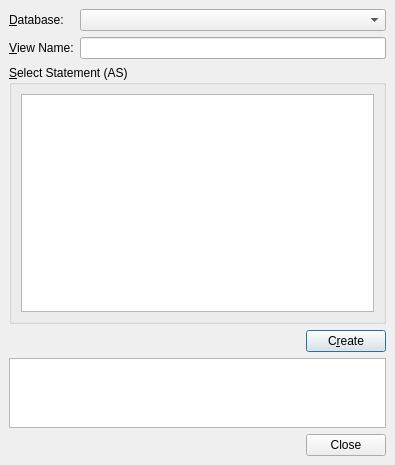
<?xml version="1.0" encoding="UTF-8"?>
<ui version="4.0">
 <class>AlterViewDialog</class>
 <widget class="QDialog" name="AlterViewDialog">
  <property name="geometry">
   <rect>
    <x>0</x>
    <y>0</y>
    <width>395</width>
    <height>465</height>
   </rect>
  </property>
  <property name="windowTitle">
   <string>Alter View</string>
  </property>
  <layout class="QGridLayout">
   <property name="margin">
    <number>9</number>
   </property>
   <property name="spacing">
    <number>6</number>
   </property>
   <item row="3" column="0" colspan="2">
    <layout class="QHBoxLayout">
     <property name="spacing">
      <number>6</number>
     </property>
     <property name="margin">
      <number>0</number>
     </property>
     <item>
      <spacer>
       <property name="orientation">
        <enum>Qt::Horizontal</enum>
       </property>
       <property name="sizeHint" stdset="0">
        <size>
         <width>40</width>
         <height>20</height>
        </size>
       </property>
      </spacer>
     </item>
     <item>
      <widget class="QPushButton" name="createButton">
       <property name="text">
        <string>C&amp;reate</string>
       </property>
      </widget>
     </item>
    </layout>
   </item>
   <item row="4" column="0" colspan="2">
    <widget class="QTextEdit" name="resultEdit">
     <property name="maximumSize">
      <size>
       <width>16777215</width>
       <height>70</height>
      </size>
     </property>
     <property name="readOnly">
      <bool>true</bool>
     </property>
    </widget>
   </item>
   <item row="5" column="0" colspan="2">
    <widget class="QDialogButtonBox" name="buttonBox">
     <property name="orientation">
      <enum>Qt::Horizontal</enum>
     </property>
     <property name="standardButtons">
      <set>QDialogButtonBox::Close</set>
     </property>
    </widget>
   </item>
   <item row="2" column="0" colspan="2">
    <widget class="QGroupBox" name="groupBox">
     <property name="title">
      <string>&amp;Select Statement (AS)</string>
     </property>
     <layout class="QGridLayout">
      <property name="margin">
       <number>9</number>
      </property>
      <property name="spacing">
       <number>6</number>
      </property>
      <item row="0" column="0">
       <widget class="SqlEditorWidget" name="sqlEdit"/>
      </item>
     </layout>
    </widget>
   </item>
   <item row="0" column="0">
    <widget class="QLabel" name="label">
     <property name="text">
      <string>&amp;Database:</string>
     </property>
     <property name="buddy">
      <cstring>databaseCombo</cstring>
     </property>
    </widget>
   </item>
   <item row="0" column="1">
    <widget class="QComboBox" name="databaseCombo"/>
   </item>
   <item row="1" column="1">
    <widget class="QLineEdit" name="nameEdit"/>
   </item>
   <item row="1" column="0">
    <widget class="QLabel" name="label_2">
     <property name="text">
      <string>&amp;View Name:</string>
     </property>
     <property name="buddy">
      <cstring>nameEdit</cstring>
     </property>
    </widget>
   </item>
  </layout>
 </widget>
 <customwidgets>
  <customwidget>
   <class>SqlEditorWidget</class>
   <extends>QTextEdit</extends>
   <header>sqleditorwidget.h</header>
  </customwidget>
 </customwidgets>
 <tabstops>
  <tabstop>databaseCombo</tabstop>
  <tabstop>nameEdit</tabstop>
  <tabstop>sqlEdit</tabstop>
  <tabstop>createButton</tabstop>
  <tabstop>resultEdit</tabstop>
  <tabstop>buttonBox</tabstop>
 </tabstops>
 <resources>
  <include location="icons/icons.qrc"/>
 </resources>
 <connections>
  <connection>
   <sender>buttonBox</sender>
   <signal>accepted()</signal>
   <receiver>AlterViewDialog</receiver>
   <slot>accept()</slot>
   <hints>
    <hint type="sourcelabel">
     <x>248</x>
     <y>254</y>
    </hint>
    <hint type="destinationlabel">
     <x>157</x>
     <y>274</y>
    </hint>
   </hints>
  </connection>
  <connection>
   <sender>buttonBox</sender>
   <signal>rejected()</signal>
   <receiver>AlterViewDialog</receiver>
   <slot>reject()</slot>
   <hints>
    <hint type="sourcelabel">
     <x>316</x>
     <y>260</y>
    </hint>
    <hint type="destinationlabel">
     <x>286</x>
     <y>274</y>
    </hint>
   </hints>
  </connection>
 </connections>
</ui>
